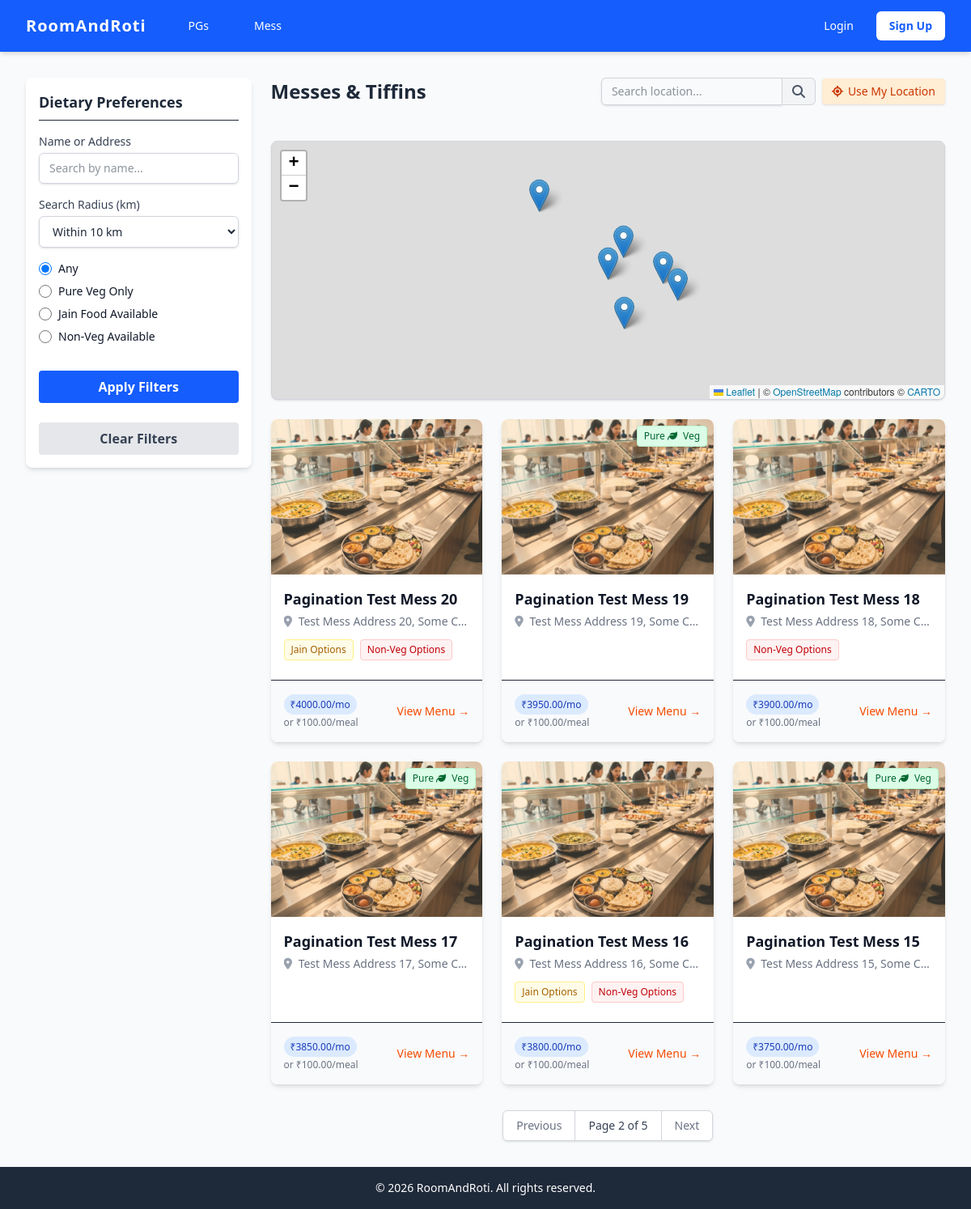
Page /messes/?page=2 on the committed database.
### food/models.py (models this page shows, shortened)
class Mess(models.Model):
    owner = models.ForeignKey(
        User,
        on_delete=models.CASCADE,
        limit_choices_to={"role": "owner"},
        related_name="messes",
    )
    name = models.CharField(max_length=200)
    address = models.TextField()
    contact_number = models.CharField(max_length=20)
    monthly_fee = models.DecimalField(max_digits=8, decimal_places=2, db_index=True)
    single_meal_fee = models.DecimalField(
        max_digits=6, decimal_places=2, null=True, blank=True
    )
    is_veg_only = models.BooleanField(default=False, db_index=True)
    has_jain_food = models.BooleanField(default=False, db_index=True)
    has_non_veg = models.BooleanField(default=False, db_index=True)
    image = models.ImageField(upload_to="mess_images/", blank=True, null=True)
    latitude = models.FloatField(null=True, blank=True)
    longitude = models.FloatField(null=True, blank=True)
    created_at = models.DateTimeField(auto_now_add=True)
    @property
    def rating_count(self):
        return self.ratings.count()

### food/views.py (the view, shortened to what this page needs)
# urls.py: path("", views.mess_list, name="mess_list"), # Main page showing all available messes
def mess_list(request):
    messes = Mess.objects.select_related("owner").all().order_by("-created_at")
    q = request.GET.get("q")
    if q:
        messes = messes.filter(Q(name__icontains=q) | Q(address__icontains=q))
    diet = request.GET.get("diet")
    if diet == "veg":
        messes = messes.filter(is_veg_only=True)
    elif diet == "jain":
        messes = messes.filter(has_jain_food=True)
    elif diet == "nonveg":
        messes = messes.filter(has_non_veg=True)
    lat = request.GET.get("lat")
    lng = request.GET.get("lng")
    radius = request.GET.get("radius")
    paginator = Paginator(messes, 6)  # 6 Messes per page
    page_number = request.GET.get("page")
    messes_page = paginator.get_page(page_number)
    return render(request, "food/mess_list.html", {"messes": messes_page})

### users/context_processors.py (called while the page is built)
def unread_notifications(request):
    if request.user.is_authenticated:
        count = Notification.objects.filter(user=request.user, is_read=False).count()
        return {"unread_notifications_count": count}
    return {"unread_notifications_count": 0}

### food/templates/food/mess_list.html (shortened to what this page needs)
{%extends 'base.html'%}
{% block extra_head %}
<link rel="stylesheet" href="https://unpkg.com/leaflet@1.9.4/dist/leaflet.css"/>
{% endblock %}
{%block content%}
<div class="flex flex-col md:flex-row gap-6">
    <div class="w-full md:w-1/4 bg-white p-4 rounded-lg shadow-md h-fit">
        <h3 class="text-lg font-bold mb-4 border-b pb-2">Dietary Preferences</h3>
        <form method="get" action="{%url 'mess_list'%}" class="space-y-4">
            <div>
                <label class="block text-sm font-medium text-gray-700">Name or Address</label>
                <input type="text" name="q" value="{{request.GET.q|default_if_none:''}}"
                    class="mt-1 block w-full rounded-md border-gray-300 shadow-sm focus:border-blue-500 focus:ring-blue-500 sm:text-sm border py-2 px-3"
                    placeholder="Search by name...">
            </div>
            <div>
                <label class="block text-sm font-medium text-gray-700 font-bold mb-1">Search Radius (km)</label>
                <select name="radius" id="search-radius"
                    class="mt-1 block w-full rounded-md border-gray-300 shadow-sm focus:border-orange-500 focus:ring-orange-500 sm:text-sm border py-2 px-3">
                    <option value="10" {%if request.GET.radius == '10' or not request.GET.radius%}selected{%endif%}>Within 10 km</option>
                </select>
            </div>
            <div class="space-y-2">
                <div class="flex items-center">
                    <input type="radio" name="diet" id="diet-any" value="" class="h-4 w-4 text-blue-600 border-gray-300"
                        {%if not request.GET.diet%}checked{%endif%}>
                    <label for="diet-any" class="ml-2 block text-sm text-gray-900">Any</label>
                </div>
                <div class="flex items-center">
                    <input type="radio" name="diet" id="diet-veg" value="veg"
                        class="h-4 w-4 text-green-600 border-gray-300" {%if request.GET.diet == 'veg'%}checked{%endif%}>
                    <label for="diet-veg" class="ml-2 block text-sm text-gray-900">Pure Veg Only</label>
                </div>
                <div class="flex items-center">
                    <input type="radio" name="diet" id="diet-jain" value="jain"
                        class="h-4 w-4 text-yellow-600 border-gray-300" {%if request.GET.diet == 'jain'%}checked{%endif%}>
                    <label for="diet-jain" class="ml-2 block text-sm text-gray-900">Jain Food Available</label>
                </div>
                <div class="flex items-center">
                    <input type="radio" name="diet" id="diet-nonveg" value="nonveg"
                        class="h-4 w-4 text-red-600 border-gray-300" {%if request.GET.diet == 'nonveg'%}checked{%endif%}>
                    <label for="diet-nonveg" class="ml-2 block text-sm text-gray-900">Non-Veg Available</label>
                </div>
            </div>
            <button type="submit"
                class="w-full bg-blue-600 text-white font-bold py-2 px-4 rounded hover:bg-blue-700 mt-4">
                Apply Filters
            </button>
            <a href="{%url 'mess_list'%}"
                class="block text-center w-full bg-gray-200 text-gray-700 font-bold py-2 px-4 rounded hover:bg-gray-300 mt-2">
                Clear Filters
            </a>
        </form>
    </div>
    <div class="w-full md:w-3/4">
        <div class="flex flex-col sm:flex-row sm:items-center justify-between mb-2 gap-3">
            <h2 class="text-2xl font-bold">Messes & Tiffins</h2>
            <div class="flex items-center flex-wrap gap-2 justify-end w-full sm:w-auto">
                <div class="flex relative">
                    <input type="text" id="nearby-location-input" value="{{request.GET.location_name|default_if_none:''}}"
                        class="block w-48 sm:w-56 rounded-l-md border-gray-300 shadow-sm focus:border-orange-500 focus:ring-orange-500 sm:text-sm border py-1.5 px-3 outline-none"
                        placeholder="Search location...">
                    <button type="button" id="geocode-btn" class="bg-gray-100 border border-gray-300 border-l-0 rounded-r-md px-3 text-gray-600 hover:bg-gray-200 transition">
                        <i class="fa-solid fa-search"></i>
                    </button>
                </div>
                <button type="button" id="get-location-btn" class="text-sm bg-orange-100 text-orange-700 hover:bg-orange-200 transition font-medium px-3 py-1.5 rounded flex items-center shadow-sm whitespace-nowrap">
                    <i class="fa-solid fa-location-crosshairs mr-1.5"></i> Use My Location
                </button>
            </div>
        </div>
        <div class="flex justify-end mb-4 min-h-[20px]">
        </div>
        <div id="listings-map" class="w-full h-64 sm:h-80 bg-gray-200 rounded-lg shadow-sm border border-gray-300 mb-6 z-0 relative overflow-hidden"></div>
        {%if messes%}
        <div class="grid grid-cols-1 md:grid-cols-2 lg:grid-cols-3 gap-6">
            {%for mess in messes%}
            <div
                class="bg-white rounded-lg shadow-md overflow-hidden flex flex-col hover:shadow-lg transition-shadow duration-300">
                <div class="h-48 bg-orange-100 relative">
                    {% if mess.image %}
                    <img src="{{ mess.image.url }}" alt="{{ mess.name }}" class="absolute inset-0 w-full h-full object-cover">
                    {% else %}
                    {% load static %}
                    <img src="{% static 'images/default_mess.png' %}" alt="Mess Image" class="absolute inset-0 w-full h-full object-cover opacity-80 mix-blend-multiply">
                    {% endif %}
                    {%if mess.is_veg_only%}
                    <span
                        class="absolute top-2 right-2 bg-green-100 text-green-800 text-xs px-2 py-1 rounded shadow border border-green-200">Pure
                        <i class="fa-solid fa-leaf mr-1"></i> Veg</span>
                    {%endif%}
                </div>
                <div class="p-4 flex-grow">
                    <div class="flex justify-between items-start mb-1">
                        <h3 class="font-bold text-lg text-gray-900 truncate">{{mess.name}}</h3>
                    </div>
                    <p class="text-gray-500 text-sm mb-3 truncate"><i class="fa-solid fa-location-dot mr-1 text-gray-400"></i> {{mess.address}}</p>
                    <div class="flex flex-wrap gap-2 mb-2">
                        {%if mess.has_jain_food%}
                        <span
                            class="bg-yellow-50 text-yellow-700 text-xs px-2 py-1 rounded border border-yellow-200">Jain
                            Options</span>
                        {%endif%}
                        {%if mess.has_non_veg%}
                        <span class="bg-red-50 text-red-700 text-xs px-2 py-1 rounded border border-red-200">Non-Veg
                            Options</span>
                        {%endif%}
                    </div>
                </div>
                <div class="p-4 border-t bg-gray-50 flex justify-between items-center">
                    <div>
                        <span class="bg-blue-100 text-blue-800 text-xs px-2 py-1 rounded-full font-medium">₹{{mess.monthly_fee}}/mo</span>
                        {%if mess.single_meal_fee%}
                        <span class="text-xs text-gray-500 block mt-1">or ₹{{mess.single_meal_fee}}/meal</span>
                        {%endif%}
                    </div>
                    <a href="{%url 'mess_detail' mess.id%}"
                        class="text-sm font-medium text-orange-600 hover:text-orange-800">View Menu &rarr;</a>
                </div>
            </div>
            {%endfor%}
        </div>
        {%else%}
        <div class="bg-white p-8 text-center rounded-lg shadow-md">
            <p class="text-gray-500">No messes found matching your dietary preferences.</p>
        </div>
        {%endif%}
        {%if messes.has_other_pages%}
        <div class="mt-8 flex justify-center">
            <nav class="relative z-0 inline-flex rounded-md shadow-sm -space-x-px" aria-label="Pagination">
                {%if messes.has_previous%}
                <a href="?page={{messes.previous_page_number}}"
                    class="relative inline-flex items-center px-4 py-2 rounded-l-md border border-gray-300 bg-white text-sm font-medium text-gray-500 hover:bg-gray-50">
                    Previous
                </a>
                {%endif%}
                <span
                    class="relative inline-flex items-center px-4 py-2 border border-gray-300 bg-white text-sm font-medium text-gray-700">
                    Page {{messes.number}} of {{messes.paginator.num_pages}}
                </span>
                {%if messes.has_next%}
                <a href="?page={{messes.next_page_number}}"
                    class="relative inline-flex items-center px-4 py-2 rounded-r-md border border-gray-300 bg-white text-sm font-medium text-gray-500 hover:bg-gray-50">
                    Next
                </a>
                {%endif%}
            </nav>
        </div>
        {%endif%}
    </div>
</div>
{%endblock%}

### rows in the picture
Mess: name "Pagination Test Mess 20", address "Test Mess Address 20, Some…", has_jain_food "Jain Options", has_non_veg "Non-Veg Options", monthly_fee "4000.00", single_meal_fee "100.00"
Mess: is_veg_only "Pure", name "Pagination Test Mess 19", address "Test Mess Address 19, Some…", monthly_fee "3950.00", single_meal_fee "100.00"
Mess: name "Pagination Test Mess 18", address "Test Mess Address 18, Some…", has_non_veg "Non-Veg Options", monthly_fee "3900.00", single_meal_fee "100.00"
Mess: is_veg_only "Pure", name "Pagination Test Mess 17", address "Test Mess Address 17, Some…", monthly_fee "3850.00", single_meal_fee "100.00"
Mess: name "Pagination Test Mess 16", address "Test Mess Address 16, Some…", has_jain_food "Jain Options", has_non_veg "Non-Veg Options", monthly_fee "3800.00", single_meal_fee "100.00"
Mess: is_veg_only "Pure", name "Pagination Test Mess 15", address "Test Mess Address 15, Some…", monthly_fee "3750.00", single_meal_fee "100.00"

### other values in the picture
{{ messes.number }} "2"
{{ messes.paginator.num_pages }} "5"
